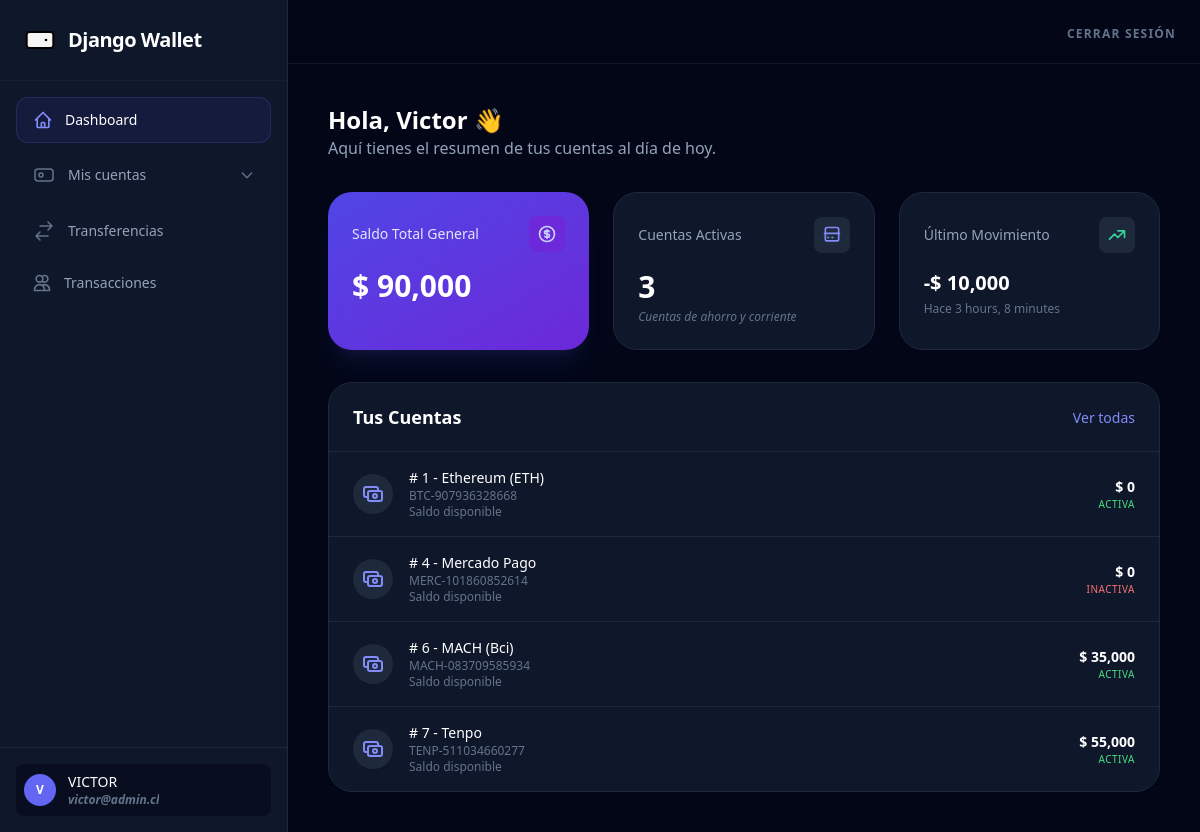
The app's page / (signed in), older data.
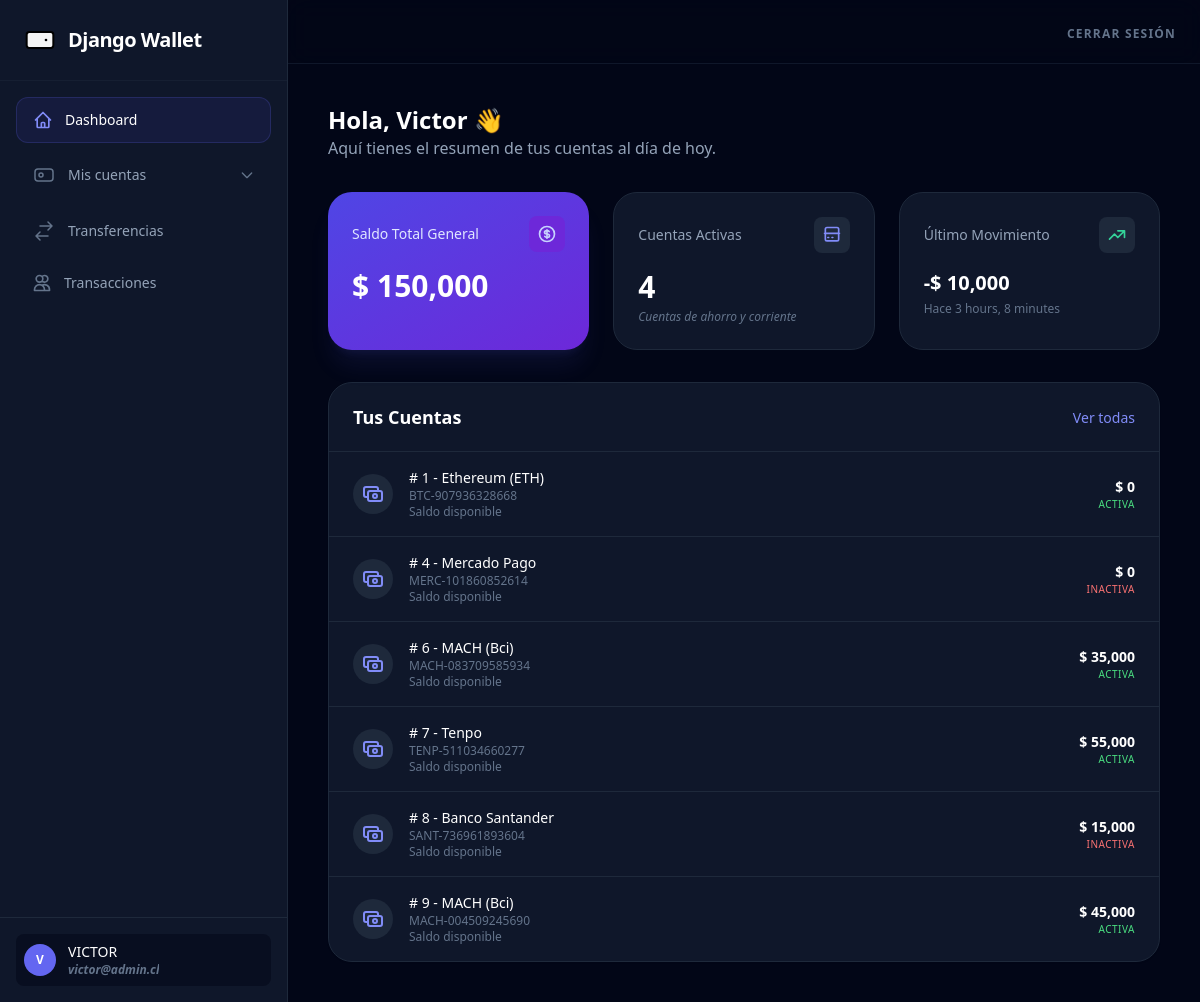
The same page, newer data.
### gestion/models.py (models this page shows, shortened)
class Transaccion(models.Model):
    TIPO_CHOICES = [
        ('deposito', 'Depósito'),
        ('retiro', 'Retiro'),
        ('transferencia', 'Transferencia'),
    ]
    cuenta_origen = models.ForeignKey(
        Cuenta,
        on_delete=models.PROTECT,
        related_name='transacciones_realizadas'
    )
    cuenta_destino = models.ForeignKey(
        Cuenta,
        on_delete=models.PROTECT,
        related_name='transacciones_recibidas',
        null=True,
        blank=True
    )
    tipo = models.CharField(max_length=15, choices=TIPO_CHOICES)
    monto = models.DecimalField(max_digits=12, decimal_places=2)
    fecha_transaccion = models.DateTimeField(auto_now_add=True)
    descripcion = models.TextField(blank=True, null=True)

class Cuenta(models.Model):
    cliente = models.ForeignKey(
        Cliente,
        on_delete=models.PROTECT,
        related_name='cuentas'
    )
    TIPO_CUENTA_CHOICES = [
        ('BCI', 'Banco BCI'),
        ('SANT', 'Banco Santander'),
        ('ESTD', 'Banco Estado'),
        ('CHIL', 'Banco de Chile'),
        ('MERC', 'Mercado Pago'),
        ('MACH', 'MACH (Bci)'),
        ('TENP', 'Tenpo'),
        ('BTC', 'Bitcoin (BTC)'),
        ('ETH', 'Ethereum (ETH)'),
        ('USDT', 'Tether (USDT)'),
    ]
    tipo = models.CharField(max_length=10, choices=TIPO_CUENTA_CHOICES, default='BCI')
    numero = models.CharField(max_length=20, unique=True)
    saldo_disponible = models.IntegerField(default=0)
    activa = models.BooleanField(default=True)
    fecha_creacion = models.DateTimeField(auto_now_add=True)

### gestion/views.py (the view)
# urls.py: path('', views.dashboard, name='dashboard'),
@login_required
def dashboard(request):
    cliente = request.user.cliente
    cuentas = cliente.cuentas.all()
    cuentas_activas = cuentas.filter(activa=True)
    ultima_transaccion = Transaccion.objects.filter(
        Q(cuenta_origen__cliente=request.user.cliente) |
        Q(cuenta_destino__cliente=request.user.cliente)
    ).select_related('cuenta_origen', 'cuenta_destino').order_by('-fecha_transaccion').first()
    saldo_total = cuentas.aggregate(Sum('saldo_disponible'))['saldo_disponible__sum'] or 0
    context = {
        'cuentas': cuentas,
        'cuentas_activas': cuentas_activas,
        'saldo_total': saldo_total,
        'ultima_transaccion': ultima_transaccion,
    }
    return render(request, 'gestion/dashboard.html', context)

### templates/gestion/dashboard.html (shortened to what this page needs)
{% extends 'layout.html' %}
{% load humanize %}
{% block content %}
    <div class="max-w-7xl mx-auto">
        <div class="mb-8">
            <h2 class="text-2xl font-bold text-white">Hola, {{ user.first_name|default:user.username|capfirst }} 👋</h2>
            <p class="text-slate-400">Aquí tienes el resumen de tus cuentas al día de hoy.</p>
        </div>
        <div class="grid grid-cols-1 md:grid-cols-3 gap-6 mb-8">
            <div class="bg-gradient-to-br from-indigo-600 to-violet-700 rounded-3xl p-6 shadow-xl shadow-indigo-500/10">
                <div class="flex items-center justify-between mb-4">
                    <span class="text-indigo-100 text-sm font-medium">Saldo Total General</span>
                        <div class="p-2 bg-violet-700 rounded-lg text-indigo-400">
                        </div>
                </div>
                <div class="text-3xl font-bold text-white mb-1">$ {{ saldo_total|intcomma }}</div>
            </div>
            <div class="bg-slate-900 border border-slate-800 rounded-3xl p-6">
            <div class="flex items-center justify-between mb-4">
                <span class="text-slate-400 text-sm font-medium">Cuentas Activas</span>
                <div class="p-2 bg-slate-800 rounded-lg text-indigo-400">
                    <svg class="h-5 w-5" fill="none" viewBox="0 0 24 24" stroke="currentColor">
                        <path stroke-linecap="round" stroke-linejoin="round" stroke-width="2" d="M3 10h18M7 15h1m4 0h1m-7 4h12a2 2 0 002-2V5a2 2 0 00-2-2H6a2 2 0 00-2 2v12a2 2 0 002 2z" />
                    </svg>
                </div>
            </div>
            <div class="text-3xl font-bold text-white mb-1">{{ cuentas_activas|length }}</div>
            <div class="text-slate-500 text-xs italic">Cuentas de ahorro y corriente</div>
            </div>
            <div class="bg-slate-900 border border-slate-800 rounded-3xl p-6">
            <div class="flex items-center justify-between mb-4">
                <span class="text-slate-400 text-sm font-medium">Último Movimiento</span>
                <div class="p-2 bg-slate-800 rounded-lg text-emerald-400">
                <svg class="h-5 w-5" fill="none" viewBox="0 0 24 24" stroke="currentColor">
                    <path stroke-linecap="round" stroke-linejoin="round" stroke-width="2" d="M13 7h8m0 0v8m0-8l-8 8-4-4-6 6" />
                </svg>
                </div>
            </div>
            <div class="text-xl font-bold text-white mb-1">
                {% if ultima_transaccion %}
                    -$ {{ ultima_transaccion.monto|floatformat:0|intcomma }}
                {% else %}
                    $ 0.00
                {% endif %}
            </div>
            <div class="text-slate-500 text-xs">Hace {{ ultima_transaccion.fecha_transaccion|timesince }}</div>
            </div>
        </div>
        <div class="bg-slate-900 border border-slate-800 rounded-3xl overflow-hidden shadow-sm">
            <div class="px-6 py-5 border-b border-slate-800 flex justify-between items-center">
                <h3 class="text-lg font-semibold text-white">Tus Cuentas</h3>
                <a href="{% url 'gestion:administrar_cuentas' %}">
                    <button class="text-sm font-medium text-indigo-400 hover:text-indigo-300 transition-colors">Ver todas</button>
                </a>
            </div>
            <div class="divide-y divide-slate-800">
            {% for cuenta in cuentas %}
                <div class="px-6 py-4 flex items-center justify-between hover:bg-slate-800/30 transition-colors cursor-pointer group">
                    <div class="flex items-center space-x-4">
                        <div class="h-10 w-10 rounded-full bg-slate-800 flex items-center justify-center text-indigo-400 group-hover:scale-110 transition-transform">
                            <svg class="h-6 w-6" fill="none" viewBox="0 0 24 24" stroke="currentColor">
                            <path stroke-linecap="round" stroke-linejoin="round" stroke-width="2" d="M17 9V7a2 2 0 00-2-2H5a2 2 0 00-2 2v6a2 2 0 002 2h2m2 4h10a2 2 0 002-2v-6a2 2 0 00-2-2H9a2 2 0 00-2 2v6a2 2 0 002 2zm7-5a2 2 0 11-4 0 2 2 0 014 0z" />
                            </svg>
                        </div>
                        <div>
                            <p class="text-sm font-medium text-white"># {{ cuenta.id }} - {{ cuenta.get_tipo_display }}</p>
                            <p class="text-xs text-slate-500">{{ cuenta.numero }}</p>
                            <p class="text-xs text-slate-500">Saldo disponible</p>
                        </div>
                    </div>
                    <div class="text-right">
                        <p class="text-sm font-bold text-white">$ {{ cuenta.saldo_disponible|intcomma }}</p>
                        <p class="text-[10px] {{ cuenta.activa|yesno:'text-green-400,text-red-400' }} uppercase tracking-wider">{{ cuenta.activa|yesno:"Activa,Inactiva" }}</p>
                    </div>
                </div>
                {% empty %}
                    <div class="p-10 text-center">
                        <p class="text-slate-500 italic">Aún no tienes cuentas registradas.</p>
                    </div>
            {% endfor %}
            </div>
        </div>
    </div>
{% endblock %}

### templates/layout.html (shortened to what this page needs)
<!DOCTYPE html>
<html lang="en">
<head>
    <script src="https://cdn.tailwindcss.com"></script>
</head>
<body>
    <div class="min-h-screen bg-slate-950 flex overflow-hidden">
        <aside id="sidebar" class="fixed inset-y-0 left-0 z-50 w-72 bg-slate-900 border-r border-slate-800 flex flex-col transform -translate-x-full transition-transform duration-300 ease-in-out md:relative md:translate-x-0 md:flex-shrink-0">
            <div class="p-6 flex items-center justify-between border-b border-slate-800/50">
                <a href="{% url 'gestion:dashboard' %}" class="flex items-center gap-3">
                    <svg width="32" height="32" viewBox="0 0 24 24" fill="none">
                        <rect x="2" y="6" width="20" height="12" rx="2" stroke="black" stroke-width="1.5" fill="#f4f4f4"/>
                        <path d="M2 8H18C19.1 8 20 7.1 20 6C20 4.9 19.1 4 18 4H4C2.9 4 2 4.9 2 6V8Z" fill="#indigo-500"/>
                        <circle cx="16.5" cy="12" r="1" fill="black"/>
                    </svg>
                    <span class="text-xl font-bold text-white tracking-tight">Django Wallet</span>
                </a>
            </div>
            <nav class="flex-1 mt-4 px-4 space-y-2 overflow-y-auto custom-scrollbar">
                <a href="{% url 'gestion:dashboard' %}" class="flex items-center px-4 py-3 text-sm font-medium text-white bg-indigo-600/10 border border-indigo-500/20 rounded-xl transition-all">
                    Dashboard
                </a>
                <details class="group [&_summary::-webkit-details-marker]:hidden">
                    <summary class="flex items-center justify-between px-4 py-3 text-sm font-medium text-slate-400 hover:text-white hover:bg-slate-800/50 rounded-xl transition-all cursor-pointer list-none">
                        <div class="flex items-center">
                            <svg class="mr-3 h-6 w-6 text-slate-500 group-hover:text-indigo-400 transition-colors" fill="none" viewBox="0 0 24 24" stroke="currentColor">
                                <rect x="3" y="6" width="18" height="12" rx="3" stroke-width="1.5"/>
                                <circle cx="9" cy="12" r="2" stroke-width="1.5"/>
                            </svg>
                            <span>Mis cuentas</span>
                        </div>
                        <svg class="h-4 w-4 transition-transform duration-300 group-open:rotate-180 text-slate-500" fill="none" viewBox="0 0 24 24" stroke="currentColor">
                            <path stroke-linecap="round" stroke-linejoin="round" stroke-width="2" d="M19 9l-7 7-7-7" />
                        </svg>
                    </summary>
                </details>
                <a href="{% url 'gestion:transferencias' %}" class="flex items-center px-4 py-3 text-sm font-medium text-slate-400 hover:text-white hover:bg-slate-800/50 rounded-xl transition-all">
                    <svg class="mr-3 h-6 w-6 text-slate-500 group-hover:text-indigo-400" fill="none" viewBox="0 0 24 24" stroke="currentColor">
                        <path d="M8 7h12m0 0l-4-4m4 4l-4 4m0 6H4m0 0l4 4m-4-4l4-4" stroke-width="1.5" stroke-linecap="round" stroke-linejoin="round"/>
                    </svg>
                    Transferencias
                </a>
                <a href="{% url 'gestion:transacciones' %}" class="flex items-center px-4 py-2.5 text-sm font-medium text-slate-400 hover:text-white hover:bg-slate-800/50 rounded-xl transition-all group">
                    Transacciones
                </a>
            </nav>
            <div class="p-4 border-t border-slate-800">
                <div class="flex items-center p-2 rounded-lg bg-slate-950/50">
                    <div class="h-8 w-8 rounded-full bg-indigo-500 flex items-center justify-center text-xs font-bold text-white">{{ user.username|first|upper }}</div>
                    <div class="ml-3 overflow-hidden">
                        <p class="text-sm font-medium text-white truncate uppercase">{{ user.username }}</p>
                        <p class="text-xs text-slate-500 truncate italic font-bold">{{ user.email }}</p>
                    </div>
                </div>
            </div>
        </aside>
        <div class="flex-1 flex flex-col min-w-0">
            <header class="h-16 bg-slate-950/50 backdrop-blur-md border-b border-slate-900 flex items-center justify-between px-6 z-30">
                <div class="flex items-center gap-6 ml-auto">
                    <form method="POST" action="{% url 'gestion:logout' %}" class="inline">
                        <button type="submit" class="text-xs font-bold text-slate-500 hover:text-rose-500 uppercase tracking-widest transition-colors">
                            Cerrar sesión
                        </button>
                    </form>
                </div>
            </header>
            <main class="flex-1 overflow-y-auto p-6 md:p-10">
                {% block content %}{% endblock %}
            </main>
        </div>
    </div>
</body>
</html>

Row changes from the older to the newer data that the page shows:
added Cuenta: id "8", tipo "Banco Santander", numero "SANT-736961893604", saldo_disponible "15,000", activa "INACTIVA"
added Cuenta: id "9", tipo "MACH (Bci)", numero "MACH-004509245690", saldo_disponible "45,000", activa "ACTIVA"
Text that changed along with them:
{{ saldo_total|intcomma }}: "90,000" → "150,000"
{{ cuentas_activas|length }}: "3" → "4"
